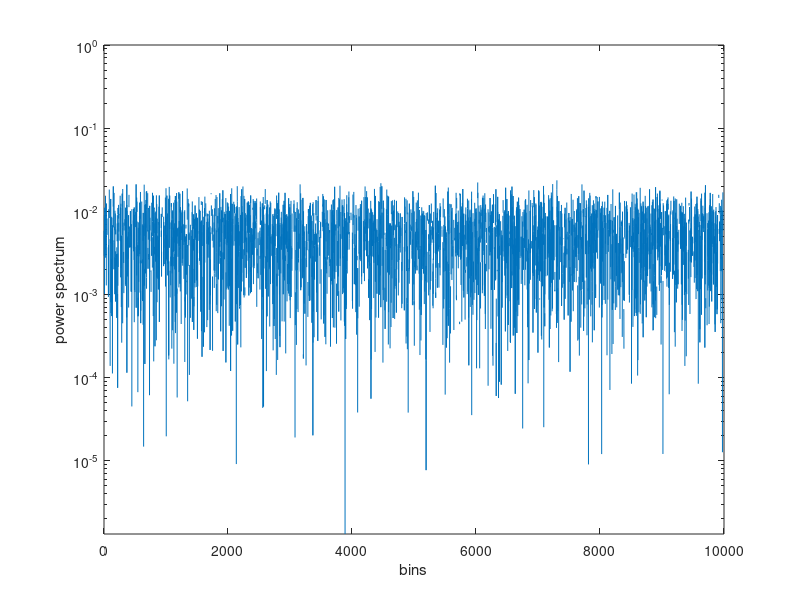

This figure's MATLAB source:
%signal energy
%calculate the mean symbol energy
% Bit energy for each symbol
Eb   = 0;
EbNo = 10^(Eb/10);
% Noise variance   
No   = Eb/EbNo;  
symbol = 1:10000;
noise = sqrt(1/2)*(randn(1,length(symbol))+j*randn(1,length(symbol))); 
p = fft(noise)/length(symbol);

semilogy(symbol,(p));
xlabel('bins');
ylabel('power spectrum');
ylim([-0.000001, 1]);
